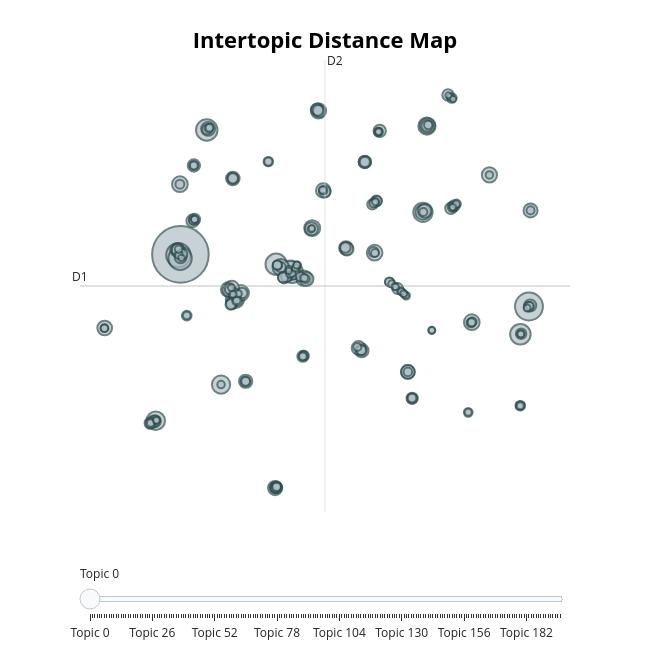

The cell this chart's notebook holds for it:
### Code cell
BERTopic_model.visualize_topics(custom_labels=True)

### Figure 1 — Plotly figure (JSON) as saved in the notebook; plotly's stock layout.template omitted (floating-point values rounded to 4 significant figures; data arrays with more than 128 entries replaced by an {"elided": "..."} marker saying what was removed)
{"data": [{"customdata": {"elided": "197x3 mixed values"}, "hovertemplate": "<b>Topic %{customdata[0]}</b><br>%{customdata[1]}<br>Size: %{customdata[2]}", "legendgroup": "", "marker": {"color": "#B0BEC5", "line": {"color": "DarkSlateGrey", "width": 2}, "size": {"elided": "197 int values"}, "sizemode": "area", "sizeref": 0.4906, "symbol": "circle"}, "mode": "markers", "name": "", "orientation": "v", "showlegend": false, "type": "scatter", "x": {"elided": "197 float values"}, "xaxis": "x", "y": {"elided": "197 float values"}, "yaxis": "y"}], "layout": {"annotations": [{"showarrow": false, "text": "D1", "x": -12.57, "y": 3.616, "yshift": 10}, {"showarrow": false, "text": "D2", "x": 3.88, "xshift": 10, "y": 22.83}], "height": 650, "hoverlabel": {"bgcolor": "white", "font": {"family": "Rockwell", "size": 16}}, "legend": {"itemsizing": "constant", "tracegroupgap": 0}, "margin": {"t": 60}, "shapes": [{"line": {"color": "#CFD8DC", "width": 2}, "type": "line", "x0": 3.88, "x1": 3.88, "y0": -15.6, "y1": 22.83}, {"line": {"color": "#9E9E9E", "width": 2}, "type": "line", "x0": -12.57, "x1": 20.33, "y0": 3.616, "y1": 3.616}], "sliders": [{"active": 0, "pad": {"t": 50}, "steps": [{"args": [{"marker.color": {"elided": "1x197 str values"}}], "label": "Topic 0", "method": "update"}, {"args": [{"marker.color": {"elided": "1x197 str values"}}], "label": "Topic 1", "method": "update"}, {"args": [{"marker.color": {"elided": "1x197 str values"}}], "label": "Topic 2", "method": "update"}, {"args": [{"marker.color": {"elided": "1x197 str values"}}], "label": "Topic 3", "method": "update"}, {"args": [{"marker.color": {"elided": "1x197 str values"}}], "label": "Topic 4", "method": "update"}, {"args": [{"marker.color": {"elided": "1x197 str values"}}], "label": "Topic 5", "method": "update"}, {"args": [{"marker.color": {"elided": "1x197 str values"}}], "label": "Topic 6", "method": "update"}, {"args": [{"marker.color": {"elided": "1x197 str values"}}], "label": "Topic 7", "method": "update"}, {"args": [{"marker.color": {"elided": "1x197 str values"}}], "label": "Topic 8", "method": "update"}, {"args": [{"marker.color": {"elided": "1x197 str values"}}], "label": "Topic 9", "method": "update"}, {"args": [{"marker.color": {"elided": "1x197 str values"}}], "label": "Topic 10", "method": "update"}, {"args": [{"marker.color": {"elided": "1x197 str values"}}], "label": "Topic 11", "method": "update"}, {"args": [{"marker.color": {"elided": "1x197 str values"}}], "label": "Topic 12", "method": "update"}, {"args": [{"marker.color": {"elided": "1x197 str values"}}], "label": "Topic 13", "method": "update"}, {"args": [{"marker.color": {"elided": "1x197 str values"}}], "label": "Topic 14", "method": "update"}, {"args": [{"marker.color": {"elided": "1x197 str values"}}], "label": "Topic 15", "method": "update"}, {"args": [{"marker.color": {"elided": "1x197 str values"}}], "label": "Topic 16", "method": "update"}, {"args": [{"marker.color": {"elided": "1x197 str values"}}], "label": "Topic 17", "method": "update"}, {"args": [{"marker.color": {"elided": "1x197 str values"}}], "label": "Topic 18", "method": "update"}, {"args": [{"marker.color": {"elided": "1x197 str values"}}], "label": "Topic 19", "method": "update"}, {"args": [{"marker.color": {"elided": "1x197 str values"}}], "label": "Topic 20", "method": "update"}, {"args": [{"marker.color": {"elided": "1x197 str values"}}], "label": "Topic 21", "method": "update"}, {"args": [{"marker.color": {"elided": "1x197 str values"}}], "label": "Topic 22", "method": "update"}, {"args": [{"marker.color": {"elided": "1x197 str values"}}], "label": "Topic 23", "method": "update"}, {"args": [{"marker.color": {"elided": "1x197 str values"}}], "label": "Topic 24", "method": "update"}, {"args": [{"marker.color": {"elided": "1x197 str values"}}], "label": "Topic 25", "method": "update"}, {"args": [{"marker.color": {"elided": "1x197 str values"}}], "label": "Topic 26", "method": "update"}, {"args": [{"marker.color": {"elided": "1x197 str values"}}], "label": "Topic 27", "method": "update"}, {"args": [{"marker.color": {"elided": "1x197 str values"}}], "label": "Topic 28", "method": "update"}, {"args": [{"marker.color": {"elided": "1x197 str values"}}], "label": "Topic 29", "method": "update"}, {"args": [{"marker.color": {"elided": "1x197 str values"}}], "label": "Topic 30", "method": "update"}, {"args": [{"marker.color": {"elided": "1x197 str values"}}], "label": "Topic 31", "method": "update"}, {"args": [{"marker.color": {"elided": "1x197 str values"}}], "label": "Topic 32", "method": "update"}, {"args": [{"marker.color": {"elided": "1x197 str values"}}], "label": "Topic 33", "method": "update"}, {"args": [{"marker.color": {"elided": "1x197 str values"}}], "label": "Topic 34", "method": "update"}, {"args": [{"marker.color": {"elided": "1x197 str values"}}], "label": "Topic 35", "method": "update"}, {"args": [{"marker.color": {"elided": "1x197 str values"}}], "label": "Topic 36", "method": "update"}, {"args": [{"marker.color": {"elided": "1x197 str values"}}], "label": "Topic 37", "method": "update"}, {"args": [{"marker.color": {"elided": "1x197 str values"}}], "label": "Topic 38", "method": "update"}, {"args": [{"marker.color": {"elided": "1x197 str values"}}], "label": "Topic 39", "method": "update"}, {"args": [{"marker.color": {"elided": "1x197 str values"}}], "label": "Topic 40", "method": "update"}, {"args": [{"marker.color": {"elided": "1x197 str values"}}], "label": "Topic 41", "method": "update"}, {"args": [{"marker.color": {"elided": "1x197 str values"}}], "label": "Topic 42", "method": "update"}, {"args": [{"marker.color": {"elided": "1x197 str values"}}], "label": "Topic 43", "method": "update"}, {"args": [{"marker.color": {"elided": "1x197 str values"}}], "label": "Topic 44", "method": "update"}, {"args": [{"marker.color": {"elided": "1x197 str values"}}], "label": "Topic 45", "method": "update"}, {"args": [{"marker.color": {"elided": "1x197 str values"}}], "label": "Topic 46", "method": "update"}, {"args": [{"marker.color": {"elided": "1x197 str values"}}], "label": "Topic 47", "method": "update"}, {"args": [{"marker.color": {"elided": "1x197 str values"}}], "label": "Topic 48", "method": "update"}, {"args": [{"marker.color": {"elided": "1x197 str values"}}], "label": "Topic 49", "method": "update"}, {"args": [{"marker.color": {"elided": "1x197 str values"}}], "label": "Topic 50", "method": "update"}, {"args": [{"marker.color": {"elided": "1x197 str values"}}], "label": "Topic 51", "method": "update"}, {"args": [{"marker.color": {"elided": "1x197 str values"}}], "label": "Topic 52", "method": "update"}, {"args": [{"marker.color": {"elided": "1x197 str values"}}], "label": "Topic 53", "method": "update"}, {"args": [{"marker.color": {"elided": "1x197 str values"}}], "label": "Topic 54", "method": "update"}, {"args": [{"marker.color": {"elided": "1x197 str values"}}], "label": "Topic 55", "method": "update"}, {"args": [{"marker.color": {"elided": "1x197 str values"}}], "label": "Topic 56", "method": "update"}, {"args": [{"marker.color": {"elided": "1x197 str values"}}], "label": "Topic 57", "method": "update"}, {"args": [{"marker.color": {"elided": "1x197 str values"}}], "label": "Topic 58", "method": "update"}, {"args": [{"marker.color": {"elided": "1x197 str values"}}], "label": "Topic 59", "method": "update"}, {"args": [{"marker.color": {"elided": "1x197 str values"}}], "label": "Topic 60", "method": "update"}, {"args": [{"marker.color": {"elided": "1x197 str values"}}], "label": "Topic 61", "method": "update"}, {"args": [{"marker.color": {"elided": "1x197 str values"}}], "label": "Topic 62", "method": "update"}, {"args": [{"marker.color": {"elided": "1x197 str values"}}], "label": "Topic 63", "method": "update"}, {"args": [{"marker.color": {"elided": "1x197 str values"}}], "label": "Topic 64", "method": "update"}, {"args": [{"marker.color": {"elided": "1x197 str values"}}], "label": "Topic 65", "method": "update"}, {"args": [{"marker.color": {"elided": "1x197 str values"}}], "label": "Topic 66", "method": "update"}, {"args": [{"marker.color": {"elided": "1x197 str values"}}], "label": "Topic 67", "method": "update"}, {"args": [{"marker.color": {"elided": "1x197 str values"}}], "label": "Topic 68", "method": "update"}, {"args": [{"marker.color": {"elided": "1x197 str values"}}], "label": "Topic 69", "method": "update"}, {"args": [{"marker.color": {"elided": "1x197 str values"}}], "label": "Topic 70", "method": "update"}, {"args": [{"marker.color": {"elided": "1x197 str values"}}], "label": "Topic 71", "method": "update"}, {"args": [{"marker.color": {"elided": "1x197 str values"}}], "label": "Topic 72", "method": "update"}, {"args": [{"marker.color": {"elided": "1x197 str values"}}], "label": "Topic 73", "method": "update"}, {"args": [{"marker.color": {"elided": "1x197 str values"}}], "label": "Topic 74", "method": "update"}, {"args": [{"marker.color": {"elided": "1x197 str values"}}], "label": "Topic 75", "method": "update"}, {"args": [{"marker.color": {"elided": "1x197 str values"}}], "label": "Topic 76", "method": "update"}, {"args": [{"marker.color": {"elided": "1x197 str values"}}], "label": "Topic 77", "method": "update"}, {"args": [{"marker.color": {"elided": "1x197 str values"}}], "label": "Topic 78", "method": "update"}, {"args": [{"marker.color": {"elided": "1x197 str values"}}], "label": "Topic 79", "method": "update"}, {"args": [{"marker.color": {"elided": "1x197 str values"}}], "label": "Topic 80", "method": "update"}, {"args": [{"marker.color": {"elided": "1x197 str values"}}], "label": "Topic 81", "method": "update"}, {"args": [{"marker.color": {"elided": "1x197 str values"}}], "label": "Topic 82", "method": "update"}, {"args": [{"marker.color": {"elided": "1x197 str values"}}], "label": "Topic 83", "method": "update"}, {"args": [{"marker.color": {"elided": "1x197 str values"}}], "label": "Topic 84", "method": "update"}, {"args": [{"marker.color": {"elided": "1x197 str values"}}], "label": "Topic 85", "method": "update"}, {"args": [{"marker.color": {"elided": "1x197 str values"}}], "label": "Topic 86", "method": "update"}, {"args": [{"marker.color": {"elided": "1x197 str values"}}], "label": "Topic 87", "method": "update"}, {"args": [{"marker.color": {"elided": "1x197 str values"}}], "label": "Topic 88", "method": "update"}, {"args": [{"marker.color": {"elided": "1x197 str values"}}], "label": "Topic 89", "method": "update"}, {"args": [{"marker.color": {"elided": "1x197 str values"}}], "label": "Topic 90", "method": "update"}, {"args": [{"marker.color": {"elided": "1x197 str values"}}], "label": "Topic 91", "method": "update"}, {"args": [{"marker.color": {"elided": "1x197 str values"}}], "label": "Topic 92", "method": "update"}, {"args": [{"marker.color": {"elided": "1x197 str values"}}], "label": "Topic 93", "method": "update"}, {"args": [{"marker.color": {"elided": "1x197 str values"}}], "label": "Topic 94", "method": "update"}, {"args": [{"marker.color": {"elided": "1x197 str values"}}], "label": "Topic 95", "method": "update"}, {"args": [{"marker.color": {"elided": "1x197 str values"}}], "label": "Topic 96", "method": "update"}, {"args": [{"marker.color": {"elided": "1x197 str values"}}], "label": "Topic 97", "method": "update"}, {"args": [{"marker.color": {"elided": "1x197 str values"}}], "label": "Topic 98", "method": "update"}, {"args": [{"marker.color": {"elided": "1x197 str values"}}], "label": "Topic 99", "method": "update"}, {"args": [{"marker.color": {"elided": "1x197 str values"}}], "label": "Topic 100", "method": "update"}, {"args": [{"marker.color": {"elided": "1x197 str values"}}], "label": "Topic 101", "method": "update"}, {"args": [{"marker.color": {"elided": "1x197 str values"}}], "label": "Topic 102", "method": "update"}, {"args": [{"marker.color": {"elided": "1x197 str values"}}], "label": "Topic 103", "method": "update"}, {"args": [{"marker.color": {"elided": "1x197 str values"}}], "label": "Topic 104", "method": "update"}, {"args": [{"marker.color": {"elided": "1x197 str values"}}], "label": "Topic 105", "method": "update"}, {"args": [{"marker.color": {"elided": "1x197 str values"}}], "label": "Topic 106", "method": "update"}, {"args": [{"marker.color": {"elided": "1x197 str values"}}], "label": "Topic 107", "method": "update"}, {"args": [{"marker.color": {"elided": "1x197 str values"}}], "label": "Topic 108", "method": "update"}, {"args": [{"marker.color": {"elided": "1x197 str values"}}], "label": "Topic 109", "method": "update"}, {"args": [{"marker.color": {"elided": "1x197 str values"}}], "label": "Topic 110", "method": "update"}, {"args": [{"marker.color": {"elided": "1x197 str values"}}], "label": "Topic 111", "method": "update"}, {"args": [{"marker.color": {"elided": "1x197 str values"}}], "label": "Topic 112", "method": "update"}, {"args": [{"marker.color": {"elided": "1x197 str values"}}], "label": "Topic 113", "method": "update"}, {"args": [{"marker.color": {"elided": "1x197 str values"}}], "label": "Topic 114", "method": "update"}, {"args": [{"marker.color": {"elided": "1x197 str values"}}], "label": "Topic 115", "method": "update"}, {"args": [{"marker.color": {"elided": "1x197 str values"}}], "label": "Topic 116", "method": "update"}, {"args": [{"marker.color": {"elided": "1x197 str values"}}], "label": "Topic 117", "method": "update"}, {"args": [{"marker.color": {"elided": "1x197 str values"}}], "label": "Topic 118", "method": "update"}, {"args": [{"marker.color": {"elided": "1x197 str values"}}], "label": "Topic 119", "method": "update"}, {"args": [{"marker.color": {"elided": "1x197 str values"}}], "label": "Topic 120", "method": "update"}, {"args": [{"marker.color": {"elided": "1x197 str values"}}], "label": "Topic 121", "method": "update"}, {"args": [{"marker.color": {"elided": "1x197 str values"}}], "label": "Topic 122", "method": "update"}, {"args": [{"marker.color": {"elided": "1x197 str values"}}], "label": "Topic 123", "method": "update"}, {"args": [{"marker.color": {"elided": "1x197 str values"}}], "label": "Topic 124", "method": "update"}, {"args": [{"marker.color": {"elided": "1x197 str values"}}], "label": "Topic 125", "method": "update"}, {"args": [{"marker.color": {"elided": "1x197 str values"}}], "label": "Topic 126", "method": "update"}, {"args": [{"marker.color": {"elided": "1x197 str values"}}], "label": "Topic 127", "method": "update"}, {"args": [{"marker.color": {"elided": "1x197 str values"}}], "label": "Topic 128", "method": "update"}, {"args": [{"marker.color": {"elided": "1x197 str values"}}], "label": "Topic 129", "method": "update"}, {"args": [{"marker.color": {"elided": "1x197 str values"}}], "label": "Topic 130", "method": "update"}, {"args": [{"marker.color": {"elided": "1x197 str values"}}], "label": "Topic 131", "method": "update"}, {"args": [{"marker.color": {"elided": "1x197 str values"}}], "label": "Topic 132", "method": "update"}, {"args": [{"marker.color": {"elided": "1x197 str values"}}], "label": "Topic 133", "method": "update"}, {"args": [{"marker.color": {"elided": "1x197 str values"}}], "label": "Topic 134", "method": "update"}, {"args": [{"marker.color": {"elided": "1x197 str values"}}], "label": "Topic 135", "method": "update"}, {"args": [{"marker.color": {"elided": "1x197 str values"}}], "label": "Topic 136", "method": "update"}, {"args": [{"marker.color": {"elided": "1x197 str values"}}], "label": "Topic 137", "method": "update"}, {"args": [{"marker.color": {"elided": "1x197 str values"}}], "label": "Topic 138", "method": "update"}, {"args": [{"marker.color": {"elided": "1x197 str values"}}], "label": "Topic 139", "method": "update"}, {"args": [{"marker.color": {"elided": "1x197 str values"}}], "label": "Topic 140", "method": "update"}, {"args": [{"marker.color": {"elided": "1x197 str values"}}], "label": "Topic 141", "method": "update"}, {"args": [{"marker.color": {"elided": "1x197 str values"}}], "label": "Topic 142", "method": "update"}, {"args": [{"marker.color": {"elided": "1x197 str values"}}], "label": "Topic 143", "method": "update"}, {"args": [{"marker.color": {"elided": "1x197 str values"}}], "label": "Topic 144", "method": "update"}, {"args": [{"marker.color": {"elided": "1x197 str values"}}], "label": "Topic 145", "method": "update"}, {"args": [{"marker.color": {"elided": "1x197 str values"}}], "label": "Topic 146", "method": "update"}, {"args": [{"marker.color": {"elided": "1x197 str values"}}], "label": "Topic 147", "method": "update"}, {"args": [{"marker.color": {"elided": "1x197 str values"}}], "label": "Topic 148", "method": "update"}, {"args": [{"marker.color": {"elided": "1x197 str values"}}], "label": "Topic 149", "method": "update"}, {"args": [{"marker.color": {"elided": "1x197 str values"}}], "label": "Topic 150", "method": "update"}, {"args": [{"marker.color": {"elided": "1x197 str values"}}], "label": "Topic 151", "method": "update"}, {"args": [{"marker.color": {"elided": "1x197 str values"}}], "label": "Topic 152", "method": "update"}, {"args": [{"marker.color": {"elided": "1x197 str values"}}], "label": "Topic 153", "method": "update"}, {"args": [{"marker.color": {"elided": "1x197 str values"}}], "label": "Topic 154", "method": "update"}, {"args": [{"marker.color": {"elided": "1x197 str values"}}], "label": "Topic 155", "method": "update"}, {"args": [{"marker.color": {"elided": "1x197 str values"}}], "label": "Topic 156", "method": "update"}, {"args": [{"marker.color": {"elided": "1x197 str values"}}], "label": "Topic 157", "method": "update"}, {"args": [{"marker.color": {"elided": "1x197 str values"}}], "label": "Topic 158", "method": "update"}, {"args": [{"marker.color": {"elided": "1x197 str values"}}], "label": "Topic 159", "method": "update"}, {"args": [{"marker.color": {"elided": "1x197 str values"}}], "label": "Topic 160", "method": "update"}, {"args": [{"marker.color": {"elided": "1x197 str values"}}], "label": "Topic 161", "method": "update"}, {"args": [{"marker.color": {"elided": "1x197 str values"}}], "label": "Topic 162", "method": "update"}, {"args": [{"marker.color": {"elided": "1x197 str values"}}], "label": "Topic 163", "method": "update"}, {"args": [{"marker.color": {"elided": "1x197 str values"}}], "label": "Topic 164", "method": "update"}, {"args": [{"marker.color": {"elided": "1x197 str values"}}], "label": "Topic 165", "method": "update"}, {"args": [{"marker.color": {"elided": "1x197 str values"}}], "label": "Topic 166", "method": "update"}, {"args": [{"marker.color": {"elided": "1x197 str values"}}], "label": "Topic 167", "method": "update"}, {"args": [{"marker.color": {"elided": "1x197 str values"}}], "label": "Topic 168", "method": "update"}, {"args": [{"marker.color": {"elided": "1x197 str values"}}], "label": "Topic 169", "method": "update"}, {"args": [{"marker.color": {"elided": "1x197 str values"}}], "label": "Topic 170", "method": "update"}, {"args": [{"marker.color": {"elided": "1x197 str values"}}], "label": "Topic 171", "method": "update"}, {"args": [{"marker.color": {"elided": "1x197 str values"}}], "label": "Topic 172", "method": "update"}, {"args": [{"marker.color": {"elided": "1x197 str values"}}], "label": "Topic 173", "method": "update"}, {"args": [{"marker.color": {"elided": "1x197 str values"}}], "label": "Topic 174", "method": "update"}, {"args": [{"marker.color": {"elided": "1x197 str values"}}], "label": "Topic 175", "method": "update"}, {"args": [{"marker.color": {"elided": "1x197 str values"}}], "label": "Topic 176", "method": "update"}, {"args": [{"marker.color": {"elided": "1x197 str values"}}], "label": "Topic 177", "method": "update"}, {"args": [{"marker.color": {"elided": "1x197 str values"}}], "label": "Topic 178", "method": "update"}, {"args": [{"marker.color": {"elided": "1x197 str values"}}], "label": "Topic 179", "method": "update"}, {"args": [{"marker.color": {"elided": "1x197 str values"}}], "label": "Topic 180", "method": "update"}, {"args": [{"marker.color": {"elided": "1x197 str values"}}], "label": "Topic 181", "method": "update"}, {"args": [{"marker.color": {"elided": "1x197 str values"}}], "label": "Topic 182", "method": "update"}, {"args": [{"marker.color": {"elided": "1x197 str values"}}], "label": "Topic 183", "method": "update"}, {"args": [{"marker.color": {"elided": "1x197 str values"}}], "label": "Topic 184", "method": "update"}, {"args": [{"marker.color": {"elided": "1x197 str values"}}], "label": "Topic 185", "method": "update"}, {"args": [{"marker.color": {"elided": "1x197 str values"}}], "label": "Topic 186", "method": "update"}, {"args": [{"marker.color": {"elided": "1x197 str values"}}], "label": "Topic 187", "method": "update"}, {"args": [{"marker.color": {"elided": "1x197 str values"}}], "label": "Topic 188", "method": "update"}, {"args": [{"marker.color": {"elided": "1x197 str values"}}], "label": "Topic 189", "method": "update"}, {"args": [{"marker.color": {"elided": "1x197 str values"}}], "label": "Topic 190", "method": "update"}, {"args": [{"marker.color": {"elided": "1x197 str values"}}], "label": "Topic 191", "method": "update"}, {"args": [{"marker.color": {"elided": "1x197 str values"}}], "label": "Topic 192", "method": "update"}, {"args": [{"marker.color": {"elided": "1x197 str values"}}], "label": "Topic 193", "method": "update"}, {"args": [{"marker.color": {"elided": "1x197 str values"}}], "label": "Topic 194", "method": "update"}, {"args": [{"marker.color": {"elided": "1x197 str values"}}], "label": "Topic 195", "method": "update"}, {"args": [{"marker.color": {"elided": "1x197 str values"}}], "label": "Topic 196", "method": "update"}]}], "title": {"font": {"color": "Black", "size": 22}, "text": "<b>Intertopic Distance Map</b>", "x": 0.5, "xanchor": "center", "y": 0.95, "yanchor": "top"}, "width": 650, "xaxis": {"anchor": "y", "domain": [0, 1], "range": [-12.57, 20.33], "title": {"text": ""}, "type": "linear", "visible": false}, "yaxis": {"anchor": "x", "domain": [0, 1], "range": [-15.6, 22.83], "title": {"text": ""}, "type": "linear", "visible": false}}}
